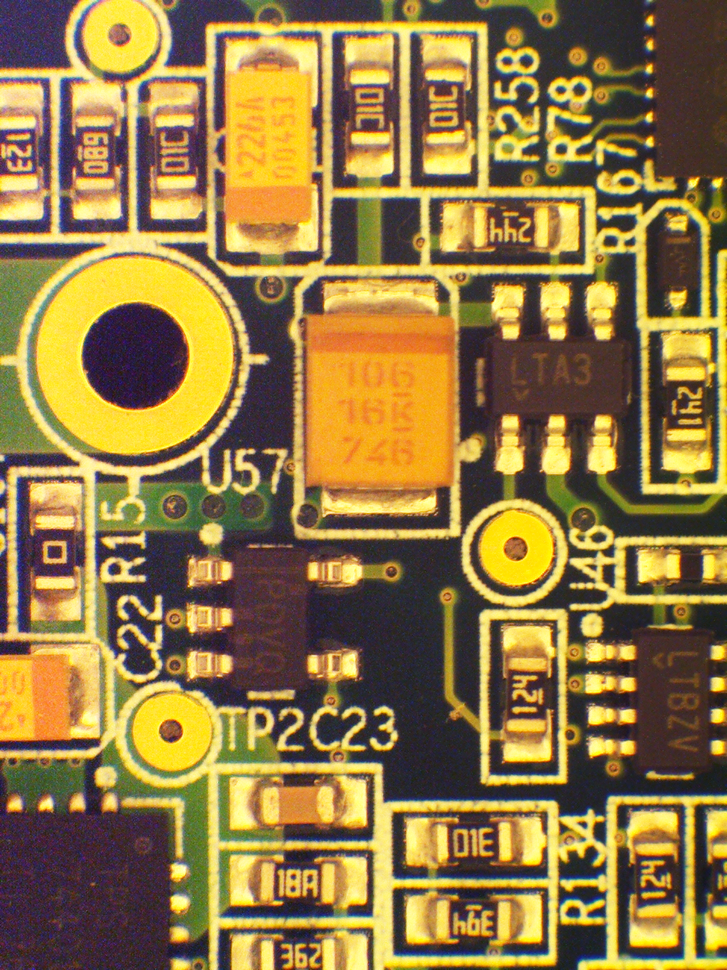
#> input picture Mathematical operations/inputs/board - origin.bmp, 727 x 970 px, shrunk from 960 x 1280 before the run, found by its file name
$ python board_img.py
#> lines starting #> are read from the running program, lines starting #| are printed output that depends on the picture
import numpy as ns
import cv2
import matplotlib.pyplot as plt

board_origin = cv2.imread("board - origin.bmp")
#> board_origin is the input picture: shape (970, 727, 3); mean B, G, R 68.7, 121.9, 145.8
board_test = cv2.imread("board - test.bmp")
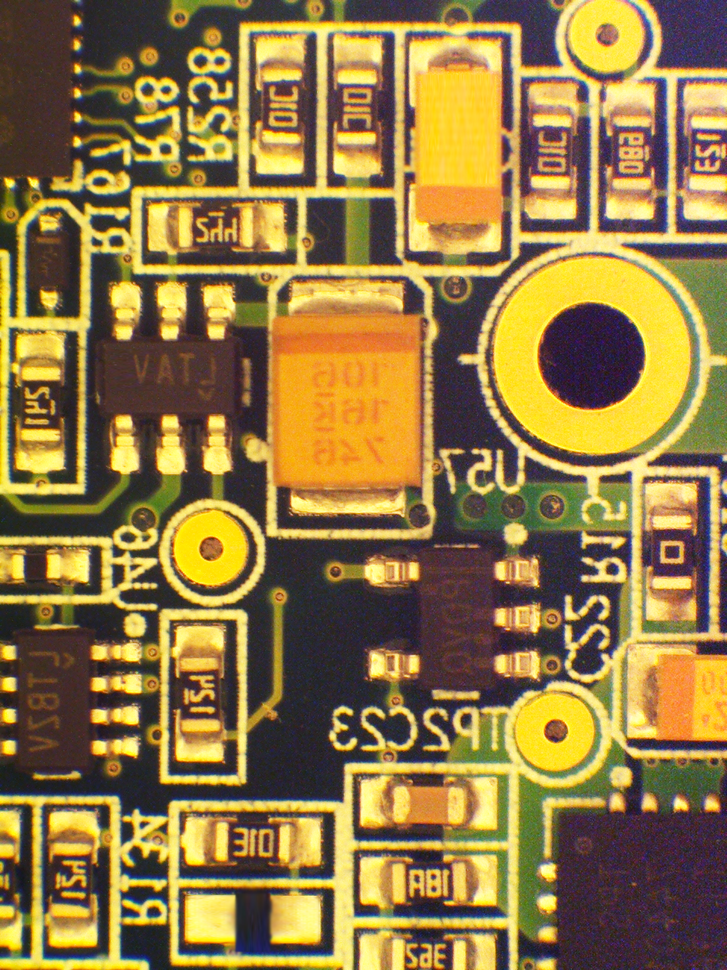
#> input picture Mathematical operations/inputs/board - test.bmp, 727 x 970 px, shrunk from 960 x 1280 before the run, found by its file name
#> board_test is the input picture: shape (970, 727, 3); mean B, G, R 68.9, 122.2, 145.8

board_origin = cv2.cvtColor(board_origin, cv2.COLOR_RGB2GRAY)
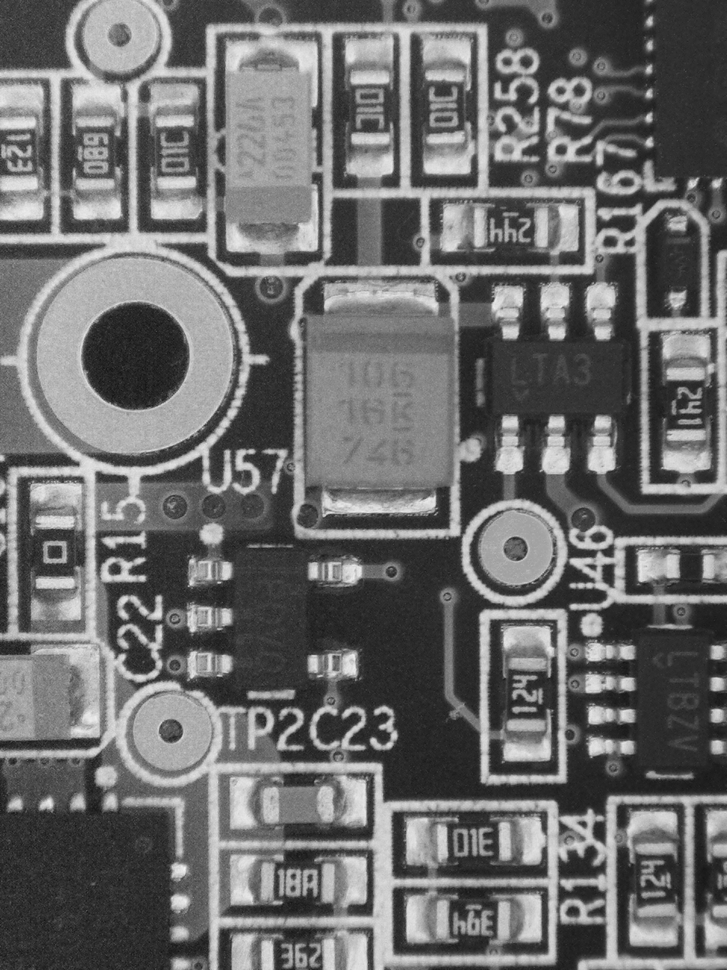
#> board_origin: shape (970, 727); min 21, max 244, mean 108.7
board_test = cv2.cvtColor(board_test, cv2.COLOR_RGB2GRAY)
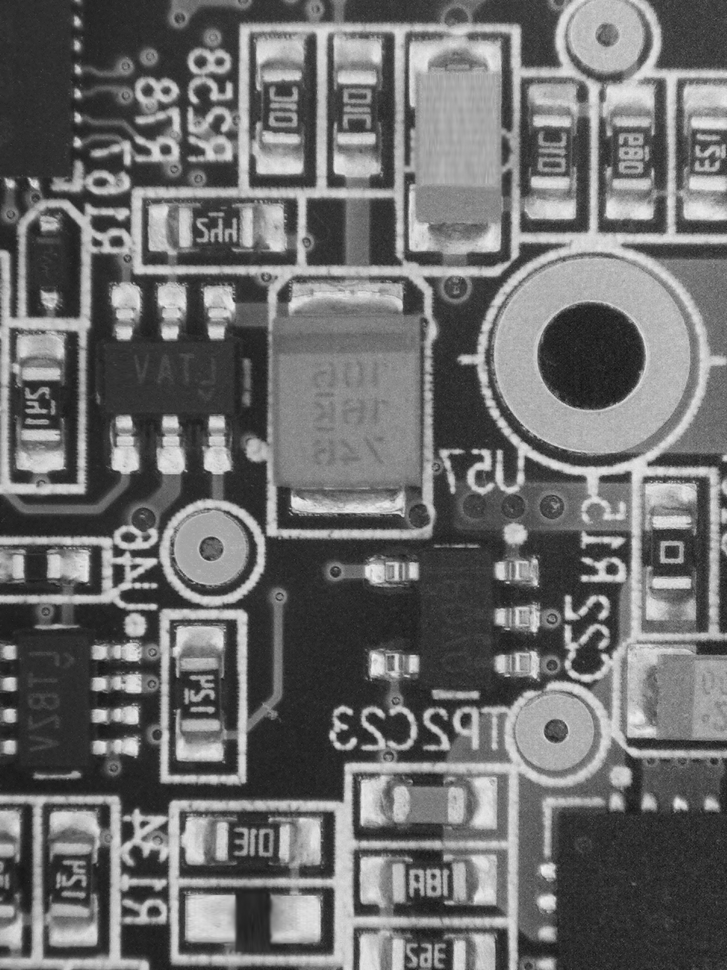
#> board_test: shape (970, 727); min 21, max 244, mean 108.9

h = board_origin.shape[0]
#> h = 970
w = board_origin.shape[1]
#> w = 727

#> (the run stopped early here; a loop or call above may not have finished)
